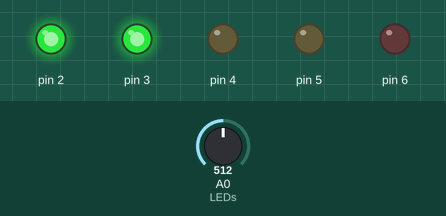
This sketch was run on a simulated Arduino Uno, built with avr-gcc and run on an emulated ATmega328P. Parts: output pins drawn as LEDs (lit = HIGH). The test bench sets the inputs (shaded band); at power-on: A0 (LEDs) = 512.

Above: at 1.2 s.
1.3 s: A0 (LEDs) set to 606
2.8 s: A0 (LEDs) set to 621
At 3.9 s:
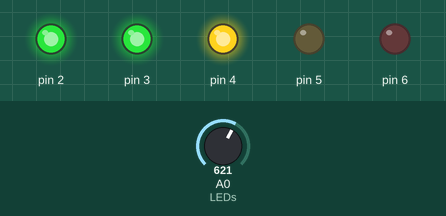
4.3 s: A0 (LEDs) set to 810
5.8 s: A0 (LEDs) set to 834
At 6.2 s:
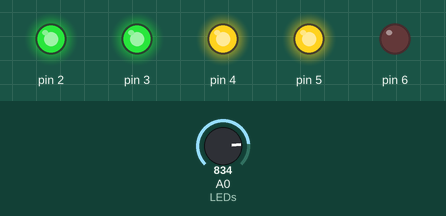
7.3 s: A0 (LEDs) set to 1005
8.8 s: A0 (LEDs) set to 1023
At 9.7 s:
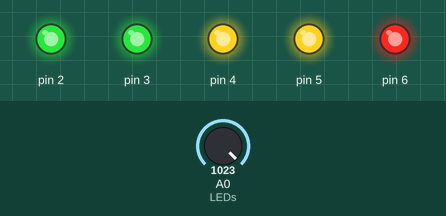
Timing chart, 0 to 11.3 s (numbered marks = the images above; inputs shaded):
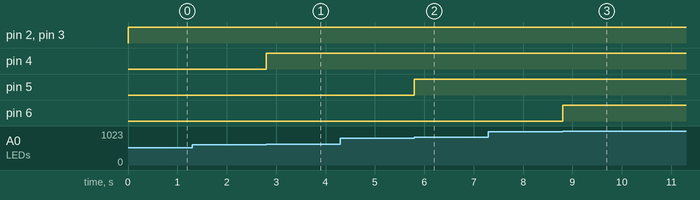

The sketch:

aula07_nivel2.ino
```cpp
// Aula 7 – Nível 2: Barra de 5 LEDs
// Quanto maior a leitura, mais LEDs acesos (gráfico de barras)
#include <Arduino.h>                                // funções do Arduino (pinMode, digitalWrite, delay...)
void setup() {                                      // roda uma vez, quando a placa liga
  for (int pino = 2; pino <= 6; pino++) pinMode(pino, OUTPUT);   // pinos 2 a 6 como saída
}

void loop() {                                       // repete para sempre
  int nivel = map(analogRead(A0), 0, 1023, 0, 5);   // 0 a 5 LEDs
  digitalWrite(2, nivel >= 1);                      // cada LED acende a partir de um nível
  digitalWrite(3, nivel >= 2);                      // 3 recebe nivel >= 2 (verdadeiro acende, falso apaga)
  digitalWrite(4, nivel >= 3);                      // 4 recebe nivel >= 3 (verdadeiro acende, falso apaga)
  digitalWrite(5, nivel >= 4);                      // 5 recebe nivel >= 4 (verdadeiro acende, falso apaga)
  digitalWrite(6, nivel >= 5);                      // 6 recebe nivel >= 5 (verdadeiro acende, falso apaga)
}
```

Measured:
- the behaviour switches between 613 and 614 on A0 (LEDs) (found by bisection; images 0 and 1)
- the behaviour switches between 818 and 819 on A0 (LEDs) (found by bisection; images 1 and 2)
- the behaviour switches between 1022 and 1023 on A0 (LEDs) (found by bisection; images 2 and 3)
- after the input at 1.3 s, every drawn part: stays the same
- after the input at 2.8 s, pin 4: LOW → HIGH at once
- after the input at 4.3 s, every drawn part: stays the same
- after the input at 5.8 s, pin 5: LOW → HIGH at once
- after the input at 7.3 s, every drawn part: stays the same
- after the input at 8.8 s, pin 6: LOW → HIGH at once
